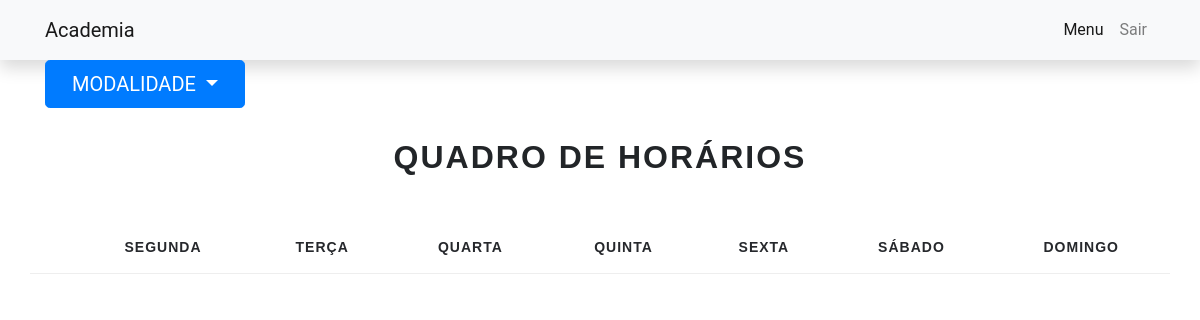
Before: /secretario/horarios/ with the older database file.
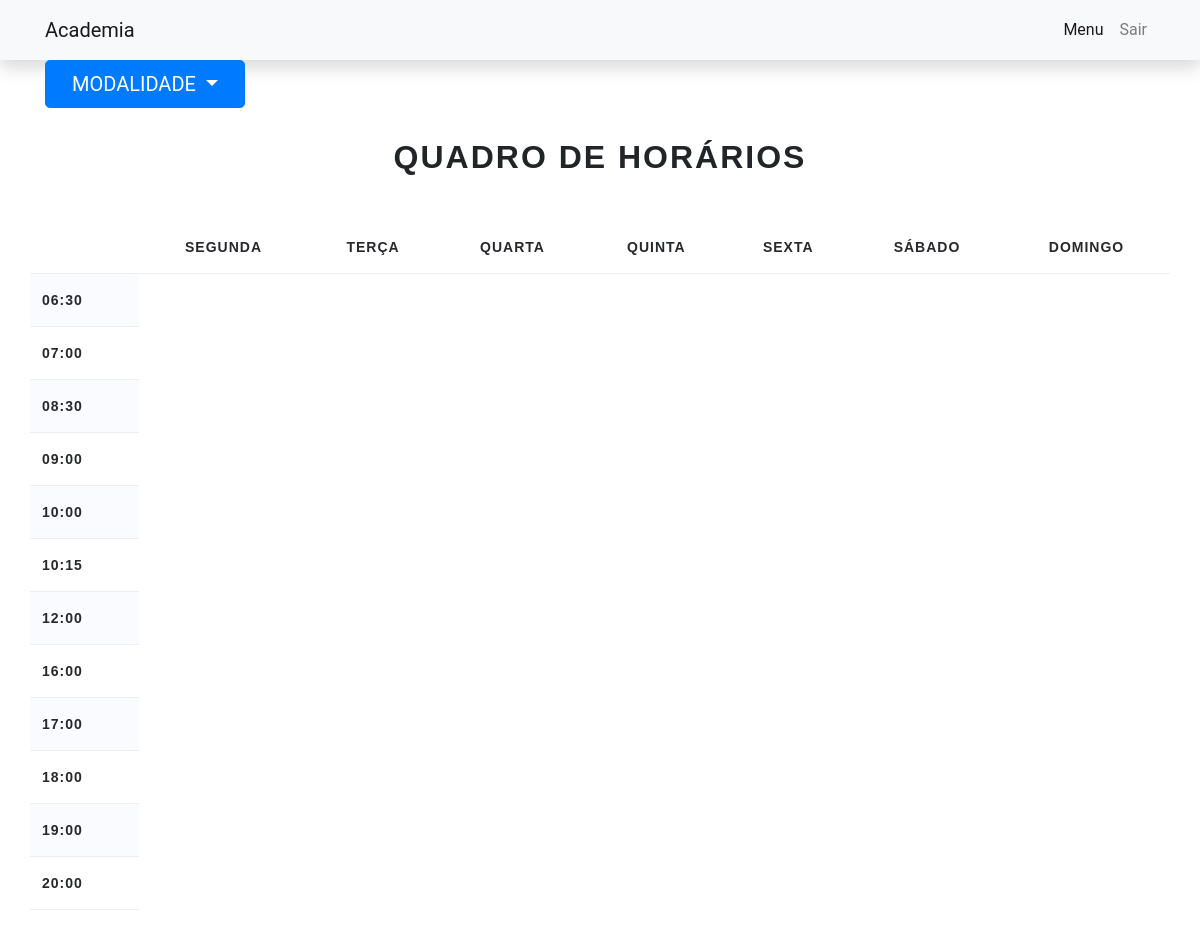
After: the same page with the newer database file.
### aluno/models.py (models this page shows, shortened)
class Aula(models.Model):
    name = models.CharField(max_length=100)
    modalidade = models.ManyToManyField(Modalidade)
    dia = models.CharField(max_length=100,default="")
    horario = models.CharField(max_length=100)
    alunos = models.ManyToManyField(Aluno)

### secretario/views.py (the view)
# urls.py: path('horarios/',views.horarios,name='secretario-horarios'),
def horarios(request):
    selecionado = request.GET.get('modalidade','Crossfit')
    modalidade_selecionada = Modalidade.objects.filter(name=selecionado).first()
    all_aulas = Aula.objects.filter(modalidade=modalidade_selecionada)
    horarios = []
    tabela = []
    dias_uteis = ["Seg", "Ter", "Qua", "Qui", "Sex"]
    for aula in all_aulas:
        if aula.horario not in horarios:
            horarios.append(aula.horario)
    horarios.sort()
    for horario in horarios:
        aulas_do_dia = []
        for dia in dias_uteis:
            for aula in all_aulas:
                if dia in aula.dia and horario in aula.horario:
                    aulas_do_dia.append(aula)
        tabela.append(aulas_do_dia)
    context = {
        "horarios": horarios,
        "tabela": tabela,
        "modalidade": selecionado
    }
    return render(request,'secretario/quadro_horarios.html',context)

### secretario/templates/secretario/quadro_horarios.html (shortened to what this page needs)
{% extends "secretario/usuario_logado.html" %}
{% load static %}
{% block styles %}
<link rel="stylesheet" href="{% static '/secretario/styles/quadro_horarios.css' %}">
{% endblock styles %}
{% block content %}
<div class="content">
    <div class="container">
        <div class="row">
            <div class="col-xl-12 col-lg-12 col-md-12 col-sm-12 col-12 text-center mb30">
                <form>
                    <div class="dropdown" style="max-width: 200px;">
                        <button type="button" class="btn btn-lg btn-primary btn-block text-uppercase dropdown-toggle"
                            data-toggle="dropdown">
                            Modalidade
                        </button>
                    </div>
                </form>
                <h2 style="padding-top: 30px;">Quadro de Horários</h2>
            </div>
            <div class="table-responsive">
                <table class="timetable table table-striped ">
                    <thead>
                        <tr class="text-center">
                            <th scope="col"></th>
                            <th scope="col">Segunda</th>
                            <th scope="col">Terça</th>
                            <th scope="col">Quarta</th>
                            <th scope="col">Quinta</th>
                            <th scope="col">Sexta</th>
                            <th scope="col">Sábado</th>
                            <th scope="col">Domingo</th>
                        </tr>
                    </thead>
                    <tbody>
                        {% for horario in horarios %}
                        <tr>
                            <th scope="row">{{horario}}</th>
                        </tr>
                        {% endfor %}
                    </tbody>
                </table>
            </div>
        </div>
    </div>
</div>
{% endblock content %}

### secretario/templates/secretario/usuario_logado.html (shortened to what this page needs)
<!DOCTYPE html>
<html lang="en">
<head>
    <link rel="stylesheet" href="https://stackpath.bootstrapcdn.com/bootstrap/4.4.1/css/bootstrap.min.css">
    {% block styles %}{% endblock %}
</head>
<body>
    <nav class="navbar navbar-expand-lg navbar-light bg-light shadow static-top">
        <div class="container">
            <a class="navbar-brand" href="/secretario/home">Academia</a>
            <div class="collapse navbar-collapse" id="navbarResponsive">
                <ul class="navbar-nav ml-auto">
                    <li class="nav-item active">
                        <a class="nav-link" href="/secretario/home">Menu
                        </a>
                    </li>
                    <li class="nav-item">
                        <a class="nav-link" href="../../../home/">Sair</a>
                    </li>
                </ul>
            </div>
        </div>
    </nav>
    {% block content %}{% endblock %}
</body>
</html>

### assets/secretario/styles/quadro_horarios.css (style rules this page uses)
body { -webkit-font-smoothing: antialiased; text-rendering: optimizeLegibility; font-family: 'Roboto', sans-serif; letter-spacing: 0px; font-size: 16px; color: #94999e; font-weight: 400; line-height: 28px; }
h1, h2, h3, h4, h5, h6 { color: #222528; margin: 0px 0px 15px 0px; font-family: 'Oswald', sans-serif; font-weight: 700; line-height: 1; text-transform: uppercase; letter-spacing: 2px; }
h2 { font-size: 32px; line-height: 38px; }
ul, ol { font-family: 'Roboto', sans-serif; }
a { text-decoration: none; color: #eef1f5; -webkit-transition: all 0.3s; -moz-transition: all 0.3s; transition: all 0.3s; }
.timetable, .table>tbody>tr>th { font-size: 14px; text-transform: uppercase; letter-spacing: 1px; font-weight: 700; font-family: 'Oswald', sans-serif; }
.timetable, .table>thead>tr>th { font-size: 14px; text-transform: uppercase; letter-spacing: 1px; font-weight: 700; font-family: 'Oswald', sans-serif; }
.table { width: 100%; max-width: 100%; margin-bottom: 1rem; }
.table>tbody>tr>td, .table>tbody>tr>th, .table>tfoot>tr>td, .table>tfoot>tr>th, .table>thead>tr>td, .table>thead>tr>th { border-top: transparent; color: #26282c; border-bottom: 1px solid #eee; }
.table thead th { vertical-align: bottom; border-bottom: 2px solid #eee; }
.table-striped tbody tr:nth-of-type(odd) { background-color: hsl(224, 100%, 99%); }
.mb30 { margin-bottom: 30px; }

Changed rows visible on the page:
added Aula: horarios "06:30"
added Aula: horarios "07:00"
added Aula: horarios "08:30"
added Aula: horarios "09:00"
added Aula: horarios "10:00"
added Aula: horarios "10:15"
added Aula: horarios "12:00"
added Aula: horarios "16:00"
added Aula: horarios "17:00"
added Aula: horarios "18:00"
added Aula: horarios "19:00"
added Aula: horarios "20:00"
